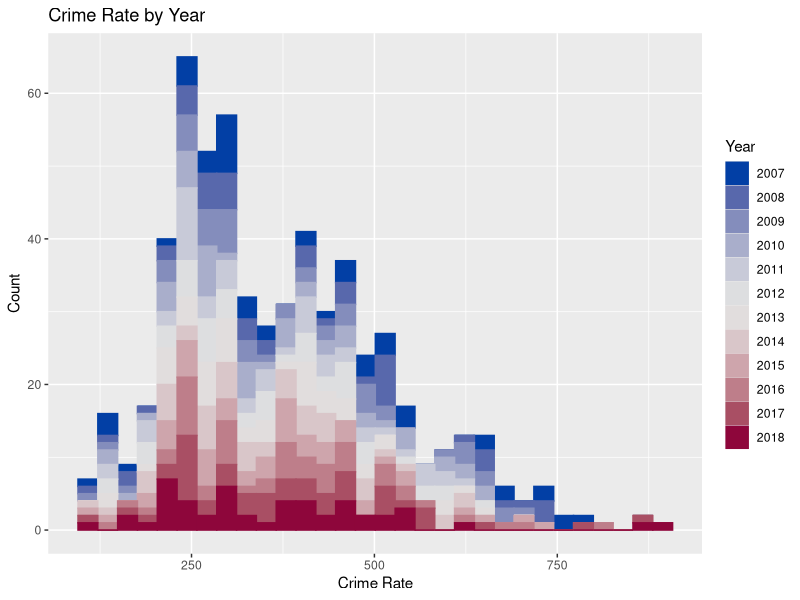
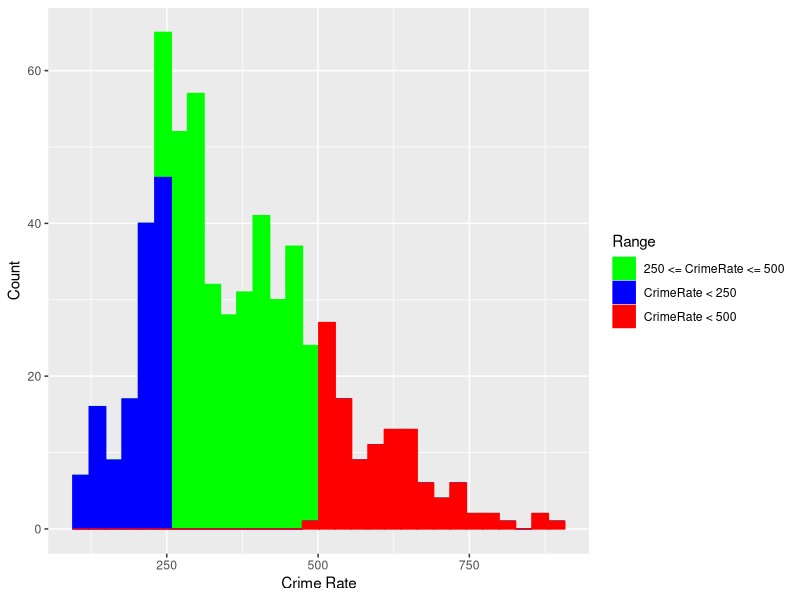

These charts were generated, in order, by the following R code:
library(tidyverse)
library(dplyr)
library(colorspace)
##Load Dataset
df = read.csv("Sampledata2.csv")

##Break data into 3 groups of Crime Rate Ranges
df = df %>% mutate(RangeGroup = case_when(CrimeRate < 250 ~ "CrimeRate < 250",
                                          CrimeRate >= 250 & CrimeRate <=500 ~ "250 <= CrimeRate <= 500",
                                          CrimeRate > 500 ~ "CrimeRate < 500"))

##Create color vectors
n = length(unique(df$Year))
year_col = diverge_hcl(n)
range_col = c("green", "blue", "red")

## Plot Graph with Year as Color Vector
ggplot(df, aes(x = CrimeRate, color=as.factor(Year), fill = as.factor(Year))) +
  geom_histogram() +
  scale_color_manual(values = year_col)+
  scale_fill_manual(values = year_col)+
  labs(title= "Crime Rate by Year", color= "Year", fill="Year") + ylab("Count") +
  xlab("Crime Rate")
  

## Plot Graph with RangeGroup as Color Vector
ggplot(df, aes(x = CrimeRate, color=as.factor(RangeGroup), fill = as.factor(RangeGroup))) +
  geom_histogram() +
  scale_color_manual(values = range_col)+
  scale_fill_manual(values = range_col)+
  labs(tite= "Crime Rate by Range", color= "Range", fill="Range") + ylab("Count") +
  xlab("Crime Rate")
